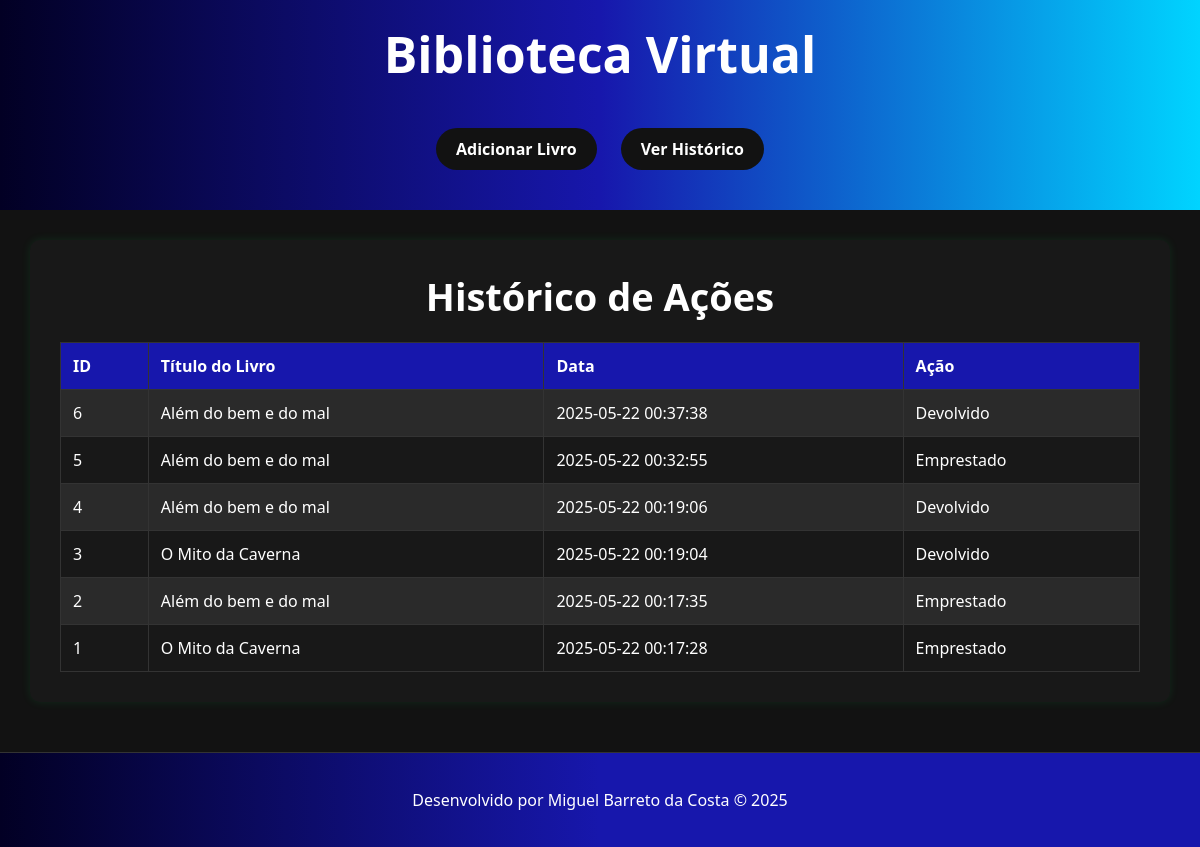
The app's page /historico, older data.
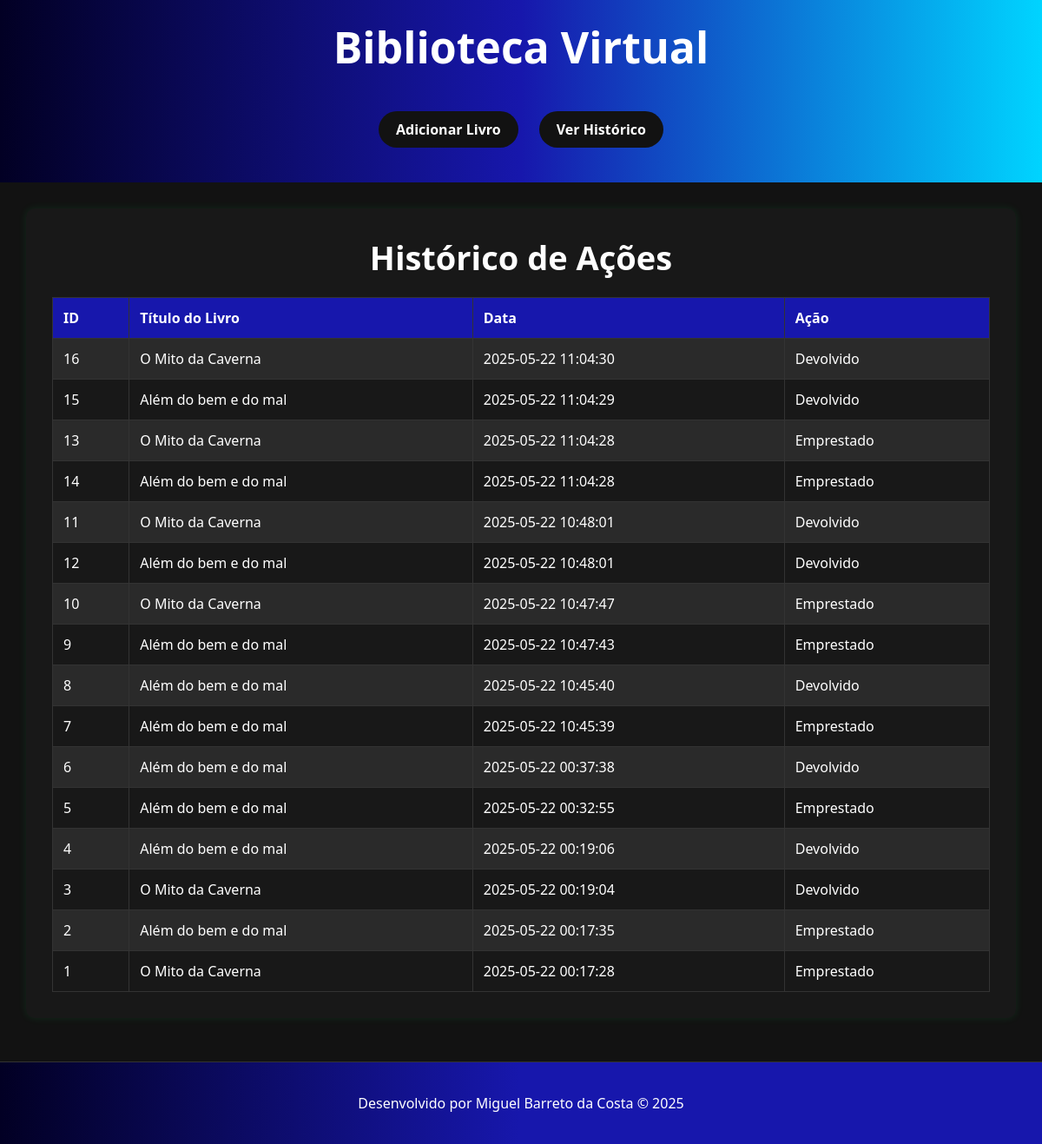
The same page, newer data.
### tables this page shows
CREATE TABLE historico (
            id INTEGER PRIMARY KEY AUTOINCREMENT,
            livro_id INTEGER NOT NULL,
            data TEXT NOT NULL,
            acao TEXT NOT NULL,
            FOREIGN KEY(livro_id) REFERENCES livros(id)
        );

CREATE TABLE livros (
            id INTEGER PRIMARY KEY AUTOINCREMENT,
            titulo TEXT NOT NULL,
            autor TEXT NOT NULL,
            ano TEXT NOT NULL,
            disponivel INTEGER NOT NULL DEFAULT 1
        );

### app.py (the view)
@app.route('/historico')
def ver_historico():
    conn = criar_conexao()
    cursor = conn.cursor()
    cursor.execute('''
        SELECT h.id, l.titulo, h.data, h.acao
        FROM historico h
        JOIN livros l ON h.livro_id = l.id
        ORDER BY h.data DESC
    ''')
    historico = cursor.fetchall()
    conn.close()
    return render_template('historico.html', historico=historico)

### db.py (called while the page is built)
def criar_conexao():
    return sqlite3.connect('biblioteca.db')

### templates/historico.html
{% extends "base.html" %}
{% block conteudo %}
<h2 class="titulo_2">Histórico de Ações</h2>
<table>
    <tr>
        <th>ID</th>
        <th>Título do Livro</th>
        <th>Data</th>
        <th>Ação</th>
    </tr>
    {% for entrada in historico %}
    <tr>
        <td>{{ entrada[0] }}</td>
        <td>{{ entrada[1] }}</td>
        <td>{{ entrada[2] }}</td>
        <td>{{ entrada[3] }}</td>
    </tr>
    {% endfor %}
</table>
{% endblock %}

Row changes from the older to the newer data that the page shows:
added historico: id "16", titulo "O Mito da Caverna", data "2025-05-22 11:04:30", acao "Devolvido"
added historico: id "15", titulo "Além do bem e do mal", data "2025-05-22 11:04:29", acao "Devolvido"
added historico: id "13", titulo "O Mito da Caverna", data "2025-05-22 11:04:28", acao "Emprestado"
added historico: id "14", titulo "Além do bem e do mal", data "2025-05-22 11:04:28", acao "Emprestado"
added historico: id "11", titulo "O Mito da Caverna", data "2025-05-22 10:48:01", acao "Devolvido"
added historico: id "12", titulo "Além do bem e do mal", data "2025-05-22 10:48:01", acao "Devolvido"
added historico: id "10", titulo "O Mito da Caverna", data "2025-05-22 10:47:47", acao "Emprestado"
added historico: id "9", titulo "Além do bem e do mal", data "2025-05-22 10:47:43", acao "Emprestado"
added historico: id "8", titulo "Além do bem e do mal", data "2025-05-22 10:45:40", acao "Devolvido"
added historico: id "7", titulo "Além do bem e do mal", data "2025-05-22 10:45:39", acao "Emprestado"
